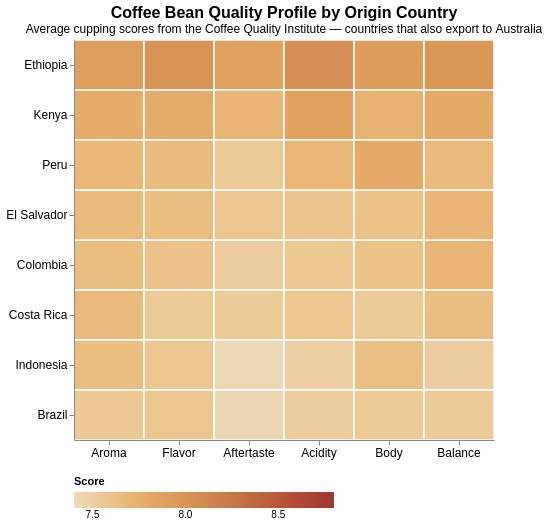

This figure's Vega-Lite source:
### Vega-Lite specification from a JSON file in a GitHub repository (floating-point values rounded to 4 significant figures)
{"$schema": "https://vega.github.io/schema/vega-lite/v5.json", "title": {"text": "Coffee Bean Quality Profile by Origin Country", "subtitle": "Average cupping scores from the Coffee Quality Institute — countries that also export to Australia", "fontSize": 16, "subtitleFontSize": 12}, "width": 420, "height": 400, "data": {"values": [{"country": "Ethiopia", "attribute": "Aroma", "score": 7.9}, {"country": "Ethiopia", "attribute": "Flavor", "score": 8.01}, {"country": "Ethiopia", "attribute": "Aftertaste", "score": 7.89}, {"country": "Ethiopia", "attribute": "Acidity", "score": 8.04}, {"country": "Ethiopia", "attribute": "Body", "score": 7.92}, {"country": "Ethiopia", "attribute": "Balance", "score": 7.97}, {"country": "Kenya", "attribute": "Aroma", "score": 7.79}, {"country": "Kenya", "attribute": "Flavor", "score": 7.78}, {"country": "Kenya", "attribute": "Aftertaste", "score": 7.71}, {"country": "Kenya", "attribute": "Acidity", "score": 7.87}, {"country": "Kenya", "attribute": "Body", "score": 7.73}, {"country": "Kenya", "attribute": "Balance", "score": 7.8}, {"country": "Colombia", "attribute": "Aroma", "score": 7.65}, {"country": "Colombia", "attribute": "Flavor", "score": 7.6}, {"country": "Colombia", "attribute": "Aftertaste", "score": 7.52}, {"country": "Colombia", "attribute": "Acidity", "score": 7.56}, {"country": "Colombia", "attribute": "Body", "score": 7.61}, {"country": "Colombia", "attribute": "Balance", "score": 7.71}, {"country": "El Salvador", "attribute": "Aroma", "score": 7.67}, {"country": "El Salvador", "attribute": "Flavor", "score": 7.65}, {"country": "El Salvador", "attribute": "Aftertaste", "score": 7.57}, {"country": "El Salvador", "attribute": "Acidity", "score": 7.59}, {"country": "El Salvador", "attribute": "Body", "score": 7.61}, {"country": "El Salvador", "attribute": "Balance", "score": 7.71}, {"country": "Costa Rica", "attribute": "Aroma", "score": 7.67}, {"country": "Costa Rica", "attribute": "Flavor", "score": 7.54}, {"country": "Costa Rica", "attribute": "Aftertaste", "score": 7.53}, {"country": "Costa Rica", "attribute": "Acidity", "score": 7.57}, {"country": "Costa Rica", "attribute": "Body", "score": 7.54}, {"country": "Costa Rica", "attribute": "Balance", "score": 7.64}, {"country": "Indonesia", "attribute": "Aroma", "score": 7.65}, {"country": "Indonesia", "attribute": "Flavor", "score": 7.57}, {"country": "Indonesia", "attribute": "Aftertaste", "score": 7.42}, {"country": "Indonesia", "attribute": "Acidity", "score": 7.49}, {"country": "Indonesia", "attribute": "Body", "score": 7.63}, {"country": "Indonesia", "attribute": "Balance", "score": 7.52}, {"country": "Peru", "attribute": "Aroma", "score": 7.69}, {"country": "Peru", "attribute": "Flavor", "score": 7.66}, {"country": "Peru", "attribute": "Aftertaste", "score": 7.54}, {"country": "Peru", "attribute": "Acidity", "score": 7.7}, {"country": "Peru", "attribute": "Body", "score": 7.8}, {"country": "Peru", "attribute": "Balance", "score": 7.67}, {"country": "Brazil", "attribute": "Aroma", "score": 7.55}, {"country": "Brazil", "attribute": "Flavor", "score": 7.57}, {"country": "Brazil", "attribute": "Aftertaste", "score": 7.44}, {"country": "Brazil", "attribute": "Acidity", "score": 7.51}, {"country": "Brazil", "attribute": "Body", "score": 7.54}, {"country": "Brazil", "attribute": "Balance", "score": 7.53}]}, "mark": {"type": "rect", "stroke": "#fff", "strokeWidth": 1.5}, "encoding": {"x": {"field": "attribute", "type": "nominal", "title": null, "axis": {"labelAngle": 0, "labelFontSize": 12}, "sort": ["Aroma", "Flavor", "Aftertaste", "Acidity", "Body", "Balance"]}, "y": {"field": "country", "type": "nominal", "title": null, "axis": {"labelFontSize": 12}, "sort": {"op": "mean", "field": "score", "order": "descending"}}, "color": {"field": "score", "type": "quantitative", "title": "Score", "scale": {"scheme": "browns", "domain": [7.4, 8.8]}, "legend": {"direction": "horizontal", "orient": "bottom", "gradientLength": 260}}, "tooltip": [{"field": "country", "type": "nominal", "title": "Country"}, {"field": "attribute", "type": "nominal", "title": "Attribute"}, {"field": "score", "type": "quantitative", "title": "Score", "format": ".2f"}]}, "config": {"view": {"stroke": null}, "axis": {"grid": false}}}
